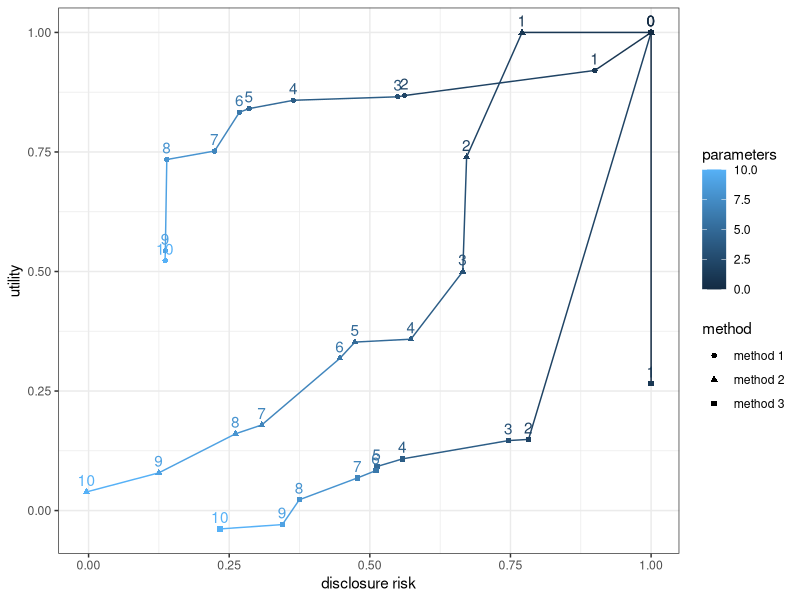

Source code (R):
## ----echo=FALSE----------------------------------------------------------
require(knitr)
knitr::opts_chunk$set(warning=FALSE, message=FALSE)
knitr::opts_chunk$set(fig.path="figures/") # cache=TRUE
knitr::opts_chunk$set(dev=c("pdf","postscript"))
knitr::opts_chunk$set(size="small")
options(width = 62)
#render_sweave()

## ----loaddateusilc, echo=FALSE, warning=FALSE, message=FALSE-------------
library(laeken)
data(eusilc)

## ----mod0----------------------------------------------------------------
intrudersKnowledge <- data.frame("hsize" = 3,
                                 "db040" = "Tyrol",
                                 "age"= 34,
                                 "pl030" = "2",
                                 "pb220a" = "AT",
                                 "eqIncome" = 16090)
intrudersKnowledge 

## ----mod1, echo=TRUE, eval=TRUE, tidy=FALSE------------------------------
data(eusilc)
mod1 <- lm(log(py010n) ~ hsize + db040 + age + 
                         pl030 + pb220a + eqIncome, 
           data=eusilc[eusilc[,"py010n"] > 0, ])
s1 <- summary(mod1)
s1$r.squared

## ----mod2, echo=TRUE, eval=TRUE, tidy=FALSE------------------------------
exp(predict(mod1, intrudersKnowledge))

## ----mod3, echo=TRUE, eval=TRUE, tidy=FALSE------------------------------
exp(predict(mod1, intrudersKnowledge, interval = "prediction"))

## ----eval=FALSE----------------------------------------------------------
## install.packages("laeken")
## data(eusilc)
## ?eusilc

## ----eval=FALSE----------------------------------------------------------
## data(ses)
## ?ses

## ----rumap, echo=FALSE, eval=FALSE, results='hide', warning=FALSE, message=FALSE----
## require(sdcMicro)
## f1 <- function(x){
##   truth <- weighted.mean(x$earningsMonth, x$GrossingUpFactor.x)
## 	SEQ <- c(0.1, 1, 5, seq(10,100,10))
## 	risk <- risk2 <- risk3 <- risk4 <- utility <- utility2 <- utility3 <- utility4 <- perturbed <- perturbed2 <- perturbed3 <- perturbed4 <- numeric(length(SEQ))
## 	j <- 0
## 	for(i in SEQ){
## 		j=j+1
## 		ad <- addNoise(x[,c("earnings","earningsMonth")], noise=i, method="restr")
## 		ad2 <- microaggregation(x[,c("earnings","earningsMonth")], aggr=j+1, method="pca")
##     ad3 <- addNoise(x[,c("earnings","earningsMonth")], noise=i, method="additive")
## #    ad4 <- swappNum(x[,c("earnings","earningsMonth")], w=1:2, p=i)
## 		perturbed[j] <- weighted.mean(ad$xm[,2], x$GrossingUpFactor.x)
## 		perturbed2[j] <- weighted.mean(ad2$mx[,2], x$GrossingUpFactor.x)
##   	perturbed3[j] <- weighted.mean(ad3$xm[,2], x$GrossingUpFactor.x)
##  #   perturbed4[j] <- weighted.mean(ad4$xm[,2], x$GrossingUpFactor.x)
## 		utility[j] <- dUtility(ad$x, ad$xm)		
## 		risk[j] <- dRisk(ad$x, ad$xm, k=0.01)
## 		utility2[j] <- dUtility(ad$x, ad2$mx)		
## 		risk2[j] <- dRisk(ad$x, ad2$mx, k=0.01)
##     utility3[j] <- dUtility(ad$x, ad3$xm)		
## 		risk3[j] <- dRisk(ad$x, ad3$xm, k=0.01)
## #    utility4[j] <- dUtility(ad$x, ad4$xm)  	
## #		risk4[j] <- dRisk(ad$x, ad4$xm, k=0.01)
## 	}	
## 	list(truth=truth, perturbed=perturbed, perturbed2=perturbed2, perturbed3=perturbed3, perturbed4=perturbed4,
##       utility=utility, utility2=utility2, utility3=utility3, utility4=utility4,
##       risk=risk, risk2=risk2, risk3=risk3, risk4=risk4,
##       SEQ=SEQ)
## }
## set.seed(123)
## #load("data/ses.RData")
## #res <- f1(x)
## #save(res, file="data/res.RData")
## load("data/res.RData")
## par(cex.lab=1.5, mar=c(5,4.5,1,0.1))
## plot(cbind(res$risk, res$utility), type="n",
## 	xlab="disclosure risk", ylab="information loss",
## 	xlim=c(0.02,0.7), ylim=c(0,6))
## library(plotrix)
## segments(x0=rep(-0.1,2000),
##          y0=seq(16, 0, length.out=2000),
##          x1=rep(2,2000),
##          y1=seq(0,-16,length.out=2000), lwd=1.4,
##          col=smoothColors("black",1998,"white"))
## lines(cbind(res$risk, res$utility), lty=1)
## lines(cbind(res$risk3, res$utility3), lty=2)
## lines(cbind(res$risk2, res$utility2), lty=3)
## #lines(cbind(res$risk4, res$utility4), lty=4)
## text(x=res$risk, y=res$utility, res$SEQ)
## text(x=res$risk2, y=res$utility2, 2:14, cex=0.7)
## text(x=res$risk3, y=res$utility3, res$SEQ)
## #text(x=res$risk4, y=res$utility4, res$SEQ)
## text(x=0.32,y=0.1, "disclosive", cex=1.5)
## text(x=0.3,y=1.8, "disclosive and low quality", cex=1.5)
## text(x=0.03,y=0.1, "good", cex=1.5)
## text(x=0.064,y=2.2, "low quality", cex=1.5)
## legend("right", legend=c("adding correlated noise","adding additive noise","mdav (aggr. level 2-14)"), lty=c(1:3))	

## ----figru2, echo=FALSE, fig.height=4.5, fig.width=6, fig.align='center',out.width='3.1in'----
r1 <- sort(rlnorm(10), decreasing = TRUE)
r2 <- sort(cumsum(rnorm(10,2)), 
                    decreasing = TRUE)
r3 <- sort(abs(cumsum(log(runif(10)))), 
                    decreasing = TRUE)
m <- max(r1,r2,r3)
r1 <- r1 / m 
r1 <- sqrt(r1)
r1 <- r1 / max(r1)
r1 <- r1 -0.1
r2 <- r2 / m
r2 <- r2 - 0.02
r3 <- r3 / m
u1 <- sort(runif(10), decreasing = TRUE)
u2 <- sort(rlnorm(10), decreasing=TRUE)
u3 <- sort(abs(rnorm(10)), decreasing = TRUE)
m <- max(u1, u2, u3)
u1 <- u1 / max(m)
u1 <- sqrt(sqrt(u1)) 
u1 <- u1 + 0.3
u2 <- u2 / max(m)
u3 <- u3 / max(m)
u3 <- u3 - 0.05


df <- data.frame(
      "method"=rep(c("method 1",  "method 2", 
                    "method 3"), each=11),
      "risk"=c(1, r1, 1, r2, 1, r3),
      "utility"=c(1, u1, 1, u2, 1, u3),
      "parameters"=rep(0:10,3)
)
library(ggplot2)
gg <- ggplot(df, 
             aes(x=risk, y=utility, shape=method)) + geom_line(aes(colour=parameters)) + geom_point(aes(colour=parameters)) + geom_text(aes(colour=parameters), label=df$parameters, vjust=-0.5) + theme_bw() + ylab("utility") + xlab("disclosure risk")
print(gg)
